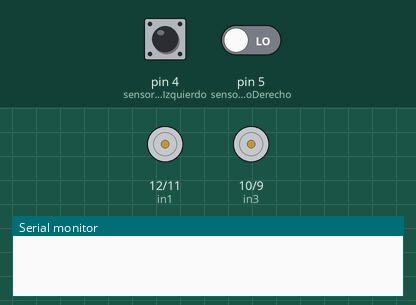
The sketch below on a simulated Arduino Uno, built with avr-gcc and run on an emulated ATmega328P. On the bench: motor-driver pin pairs drawn as motors (green arrow = first pin HIGH = forward, orange = second pin HIGH = backward, longer = more drive, scaled by the enable pin), the last lines printed to the serial monitor. The test bench sets the inputs (shaded band); at power-on: pin 4 (sensorBlancoIzquierdo) LOW, pin 5 (sensorBlancoDerecho) LOW.

Above: at 1.2 s.
1.3 s: pin 4 (sensorBlancoIzquierdo) driven HIGH
At 2.2 s:
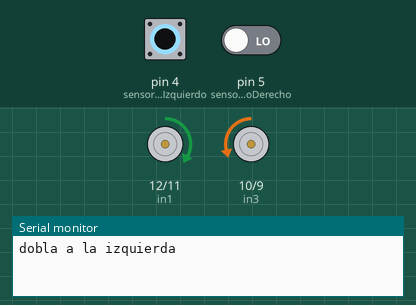
2.8 s: pin 5 (sensorBlancoDerecho) driven HIGH
At 4.0 s:
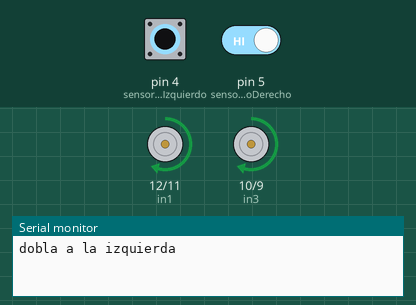
4.3 s: pin 4 (sensorBlancoIzquierdo) driven LOW
At 5.5 s:
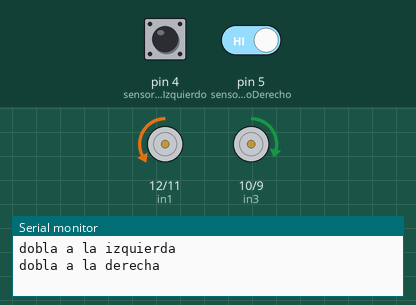
5.8 s: pin 5 (sensorBlancoDerecho) driven LOW
At 6.3 s:
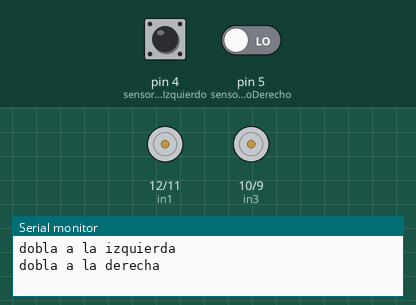
7.3 s: pin 4 (sensorBlancoIzquierdo) driven HIGH and pin 5 (sensorBlancoDerecho) driven HIGH
At 7.9 s:
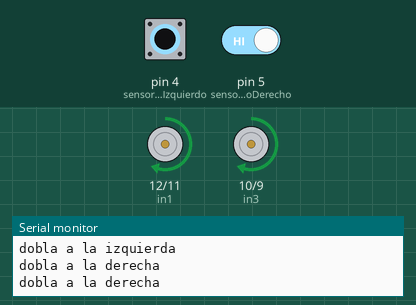
8.8 s: pin 4 (sensorBlancoIzquierdo) pulsed LOW 2 times (0.12 s each, 0.3 s apart)
At 8.95 s:
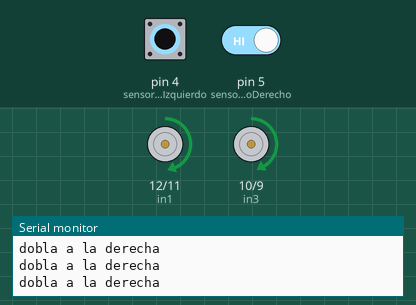
Timing chart, 0 to 11.8 s (numbered marks = the images above; inputs shaded):
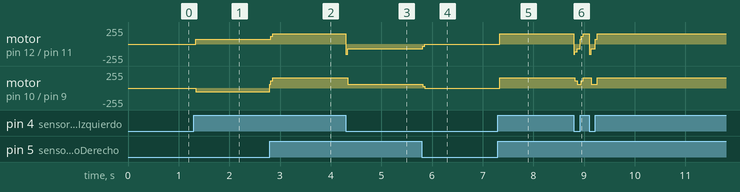

The sketch:

CecilioManija.ino
```cpp
#include <NewPing.h>

#define BAUDIOS_SERIAL 9600
#define MIN_DIST_CM 10
#define BLANCO LOW
#define NEGRO HIGH

//pines
const int ena = 13;
const int in1 = 12;
const int in2 = 11;
const int in3 = 10;
const int in4 = 9;
const int enb = 8;
const int bocina = 6;
const int sensorBlancoDerecho = 5;
const int sensorBlancoIzquierdo = 4;

//flujo arduino
void setup () {

  Serial.begin(BAUDIOS_SERIAL);
  inicializarSensoresBlanco();
  inicializarRuedas();
}

void loop() {

  if(puedeAvanzar()){
    avanzar();
  }
  else if(debeDoblarALaDerecha()){
    Serial.println("dobla a la derecha");
    doblarADerecha();
  }
  else if(debeDoblarALaIzquierda()){
    Serial.println("dobla a la izquierda");
    doblarAIzquierda();
  }
  else{
    frenar();
  }
}

//inicializacion
void inicializarSensoresBlanco(){
  pinMode(sensorBlancoIzquierdo, INPUT);
  pinMode(sensorBlancoDerecho, INPUT);
}

void inicializarRuedas(){
  pinMode(ena, OUTPUT);
  pinMode(enb, OUTPUT);

  digitalWrite(ena, LOW);
  digitalWrite(enb, LOW);

  pinMode(in1, OUTPUT);
  pinMode(in2, OUTPUT);
  pinMode(in3, OUTPUT);
  pinMode(in4, OUTPUT);

  digitalWrite(in1, LOW);
  digitalWrite(in2, LOW);
  digitalWrite(in3, LOW);
  digitalWrite(in4, LOW);
}

//sensor blanconegro
boolean puedeAvanzar(){
  boolean izquierdoEnNegro = digitalRead(sensorBlancoIzquierdo) == NEGRO;
  boolean derechoEnNegro = digitalRead(sensorBlancoDerecho) == NEGRO;
  boolean bnavanzar = izquierdoEnNegro && derechoEnNegro;
  return bnavanzar;
}

boolean debeDoblarALaDerecha(){
  boolean izquierdoEnBlanco = digitalRead(sensorBlancoIzquierdo) == BLANCO;
  boolean derechoEnNegro = digitalRead(sensorBlancoDerecho) == NEGRO;
  return izquierdoEnBlanco && derechoEnNegro;
}

boolean debeDoblarALaIzquierda(){
  boolean izquierdoEnNegro = digitalRead(sensorBlancoIzquierdo) == NEGRO;
  boolean derechoEnBlanco = digitalRead(sensorBlancoDerecho) == BLANCO;
  return izquierdoEnNegro && derechoEnBlanco;
}

//ruedas
void frenar(){
  digitalWrite(ena, LOW);
  digitalWrite(enb, LOW);
}

void avanzar(){
  digitalWrite(in1, HIGH);
  digitalWrite(in2, LOW);
  digitalWrite(ena, HIGH);

  digitalWrite(in3, HIGH);
  digitalWrite(in4, LOW);
  digitalWrite(enb, HIGH);

  digitalWrite(ena, LOW);
  digitalWrite(enb, LOW);
  digitalWrite(ena, LOW);
  digitalWrite(enb, LOW);
  digitalWrite(ena, LOW);
  digitalWrite(enb, LOW);
  digitalWrite(ena, LOW);
  digitalWrite(enb, LOW);
  digitalWrite(ena, HIGH);
  digitalWrite(enb, HIGH);


}

void doblarAIzquierda(){
  while(!puedeAvanzar() && debeDoblarALaIzquierda() ) {
  digitalWrite(ena, LOW);
  digitalWrite(enb, LOW);
  digitalWrite(ena, LOW);
  digitalWrite(enb, LOW);
  digitalWrite(ena, LOW);
  digitalWrite(enb, LOW);
  digitalWrite(ena, LOW);
  digitalWrite(enb, LOW);
  digitalWrite(ena, LOW);
  digitalWrite(enb, LOW);;

  digitalWrite(in1, HIGH);
  digitalWrite(in2, LOW);
  digitalWrite(ena, HIGH);

  digitalWrite(in3, LOW);
  digitalWrite(in4, HIGH);
  digitalWrite(enb, HIGH);

  digitalWrite(ena, LOW);
  digitalWrite(enb, LOW);
  digitalWrite(ena, LOW);
  digitalWrite(enb, LOW);
  digitalWrite(ena, LOW);
  digitalWrite(enb, LOW);
  digitalWrite(ena, LOW);
  digitalWrite(enb, LOW);
  digitalWrite(ena, LOW);
  digitalWrite(enb, LOW);
  digitalWrite(ena, LOW);
  digitalWrite(enb, LOW);
  digitalWrite(ena, LOW);
  digitalWrite(enb, LOW);
  digitalWrite(ena, LOW);
  digitalWrite(enb, LOW);
  digitalWrite(ena, LOW);
  digitalWrite(enb, LOW);
  digitalWrite(ena, HIGH);
  digitalWrite(enb, HIGH);
  }
}

void doblarADerecha(){
  while(!puedeAvanzar() && debeDoblarALaDerecha() ) {
  digitalWrite(ena, LOW);
  digitalWrite(enb, LOW);
  digitalWrite(ena, LOW);
  digitalWrite(enb, LOW);
  digitalWrite(ena, LOW);
  digitalWrite(enb, LOW);
  digitalWrite(ena, LOW);
  digitalWrite(enb, LOW);
  digitalWrite(ena, LOW);
  digitalWrite(enb, LOW);

  digitalWrite(in1, LOW);
  digitalWrite(in2, HIGH);
  digitalWrite(ena, HIGH);

  digitalWrite(in3, HIGH);
  digitalWrite(in4, LOW);
  digitalWrite(enb, HIGH);

  digitalWrite(ena, LOW);
  digitalWrite(enb, LOW);
  digitalWrite(ena, LOW);
  digitalWrite(enb, LOW);
  digitalWrite(ena, LOW);
  digitalWrite(enb, LOW);
  digitalWrite(ena, LOW);
  digitalWrite(enb, LOW);
  digitalWrite(ena, LOW);
  digitalWrite(enb, LOW);
  digitalWrite(ena, LOW);
  digitalWrite(enb, LOW);
  digitalWrite(ena, LOW);
  digitalWrite(enb, LOW);
  digitalWrite(ena, LOW);
  digitalWrite(enb, LOW);
  digitalWrite(ena, LOW);
  digitalWrite(enb, LOW);
  digitalWrite(ena, HIGH);
  digitalWrite(enb, HIGH);
  }

}
```

Measured:
- after the input at 1.3 s, motor on pin 12 (in1) / pin 11 (in2): stopped → forward 73/255 at once; motor on pin 10 (in3) / pin 9 (in4): stopped → backward 57/255 at once
- after the input at 2.8 s, motor on pin 12 (in1) / pin 11 (in2): forward 73/255 → forward 155/255 at once; motor on pin 10 (in3) / pin 9 (in4): backward 57/255 → forward 155/255 at once
- after the input at 4.3 s, motor on pin 12 (in1) / pin 11 (in2): forward 155/255 → backward 72/255 at once; motor on pin 10 (in3) / pin 9 (in4): forward 155/255 → forward 57/255 at once
- after the input at 5.8 s, motor on pin 12 (in1) / pin 11 (in2): backward 72/255 → stopped at once; motor on pin 10 (in3) / pin 9 (in4): forward 57/255 → stopped at once
- after the input at 7.3 s, motor on pin 12 (in1) / pin 11 (in2), motor on pin 10 (in3) / pin 9 (in4): stopped → forward 155/255 at once
- after the input at 8.8 s, motor on pin 12 (in1) / pin 11 (in2): ramps from backward 155/255 to forward 155/255 and jumps back, once every 0.30 s; motor on pin 10 (in3) / pin 9 (in4): forward 155/255 → forward 57/255 at once, → forward 156/255 0.12 s later, → forward 57/255 0.20 s later, → forward 155/255 0.12 s later
